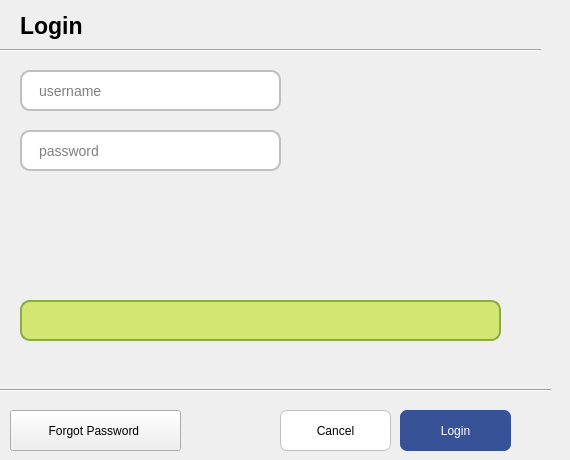
    <widget class="QWidget" name="tab_4">
     <attribute name="title">
      <string>Tab 1</string>
     </attribute>
     <widget class="QPushButton" name="pushButton_9">
      <property name="geometry">
       <rect>
        <x>280</x>
        <y>410</y>
        <width>111</width>
        <height>41</height>
       </rect>
      </property>
      <property name="styleSheet">
       <string notr="true">
QPushButton {
	color: black;
	border: 1px solid rgb(191, 191, 191);
	background-color: white;
	border-radius:7px
	

	
	
}
</string>
      </property>
      <property name="text">
       <string>Cancel</string>
      </property>
     </widget>
     <widget class="QPushButton" name="pushButton_10">
      <property name="geometry">
       <rect>
        <x>400</x>
        <y>410</y>
        <width>111</width>
        <height>41</height>
       </rect>
      </property>
      <property name="styleSheet">
       <string notr="true">
QPushButton {
	color: white;
	background-color: rgb(56, 82 , 151);
	border-radius:7px


	
	
}
</string>
      </property>
      <property name="text">
       <string>Login</string>
      </property>
     </widget>
     <widget class="QPushButton" name="pushButton_11">
      <property name="geometry">
       <rect>
        <x>10</x>
        <y>410</y>
        <width>171</width>
        <height>41</height>
       </rect>
      </property>
      <property name="styleSheet">
       <string notr="true">
QPushButton {
	color: black;
	border: 1px solid rgb(191, 191, 191);
	background-color: white;
	border-radius:7px
	

	
	
}
P</string>
      </property>
      <property name="text">
       <string>Forgot Password </string>
      </property>
     </widget>
     <widget class="QLineEdit" name="lineEdit_15">
      <property name="geometry">
       <rect>
        <x>20</x>
        <y>70</y>
        <width>261</width>
        <height>41</height>
       </rect>
      </property>
      <property name="font">
       <font>
        <pointsize>-1</pointsize>
       </font>
      </property>
      <property name="cursor">
       <cursorShape>IBeamCursor</cursorShape>
      </property>
      <property name="styleSheet">
       <string notr="true">QLineEdit {
    color: rgb(0, 0, 0);
    font-size: 14px;
    border-radius: 10px;
    padding-left: 15px;
    border: 2px solid rgb(191, 191, 191); /* Границы серого цвета */
    background-color: rgb(255, 255, 255);
}
</string>
      </property>
      <property name="text">
       <string/>
      </property>
      <property name="placeholderText">
       <string>username</string>
      </property>
     </widget>
     <widget class="QLineEdit" name="lineEdit_16">
      <property name="geometry">
       <rect>
        <x>20</x>
        <y>130</y>
        <width>261</width>
        <height>41</height>
       </rect>
      </property>
      <property name="font">
       <font>
        <pointsize>-1</pointsize>
       </font>
      </property>
      <property name="cursor">
       <cursorShape>IBeamCursor</cursorShape>
      </property>
      <property name="styleSheet">
       <string notr="true">QLineEdit {
    color: rgb(0, 0, 0);
    font-size: 14px;
    border-radius: 10px;
    padding-left: 15px;
    border: 2px solid rgb(191, 191, 191); /* Границы серого цвета */
    background-color: rgb(255, 255, 255);
}
</string>
      </property>
      <property name="text">
       <string/>
      </property>
      <property name="alignment">
       <set>Qt::AlignJustify|Qt::AlignVCenter</set>
      </property>
      <property name="placeholderText">
       <string>password</string>
      </property>
     </widget>
     <widget class="QFrame" name="frame_3">
      <property name="geometry">
       <rect>
        <x>-10</x>
        <y>380</y>
        <width>561</width>
        <height>20</height>
       </rect>
      </property>
      <property name="frameShape">
       <enum>QFrame::HLine</enum>
      </property>
      <property name="frameShadow">
       <enum>QFrame::Sunken</enum>
      </property>
      <property name="lineWidth">
       <number>1</number>
      </property>
     </widget>
     <widget class="QLabel" name="label_4">
      <property name="geometry">
       <rect>
        <x>20</x>
        <y>0</y>
        <width>101</width>
        <height>51</height>
       </rect>
      </property>
      <property name="styleSheet">
       <string notr="true">
color: rgb(0, 0, 0);
font-weight: bold;
font-size: 23px</string>
      </property>
      <property name="text">
       <string>Login</string>
      </property>
      <property name="openExternalLinks">
       <bool>false</bool>
      </property>
     </widget>
     <widget class="QFrame" name="frame_4">
      <property name="geometry">
       <rect>
        <x>-20</x>
        <y>40</y>
        <width>561</width>
        <height>20</height>
       </rect>
      </property>
      <property name="frameShape">
       <enum>QFrame::HLine</enum>
      </property>
      <property name="frameShadow">
       <enum>QFrame::Sunken</enum>
      </property>
      <property name="lineWidth">
       <number>1</number>
      </property>
     </widget>
     <widget class="QLabel" name="label_10">
      <property name="geometry">
       <rect>
        <x>20</x>
        <y>300</y>
        <width>481</width>
        <height>41</height>
       </rect>
      </property>
      <property name="styleSheet">
       <string notr="true">QLabel {
    color: rgb(154, 70, 74);
    font-size: 14px;
    border-radius: 10px;
    padding-left: 15px;
    border: 2px solid rgb(234, 214, 214); /* Границы серого цвета */
    background-color: rgb(239, 223, 222);
}
</string>
      </property>
      <property name="text">
       <string/>
      </property>
     </widget>
     <widget class="QLabel" name="label_11">
      <property name="geometry">
       <rect>
        <x>20</x>
        <y>300</y>
        <width>481</width>
        <height>41</height>
       </rect>
      </property>
      <property name="styleSheet">
       <string notr="true">QLabel {
    color: rgb(34, 139, 34); /* Зелёный цвет текста */
    font-size: 14px;
    border-radius: 10px;
    padding-left: 15px;
    border: 2px solid rgb(137,172,70); /* Границы */
    background-color: rgb(211,230,113);
}
</string>
      </property>
      <property name="text">
       <string/>
      </property>
     </widget>
    </widget>
